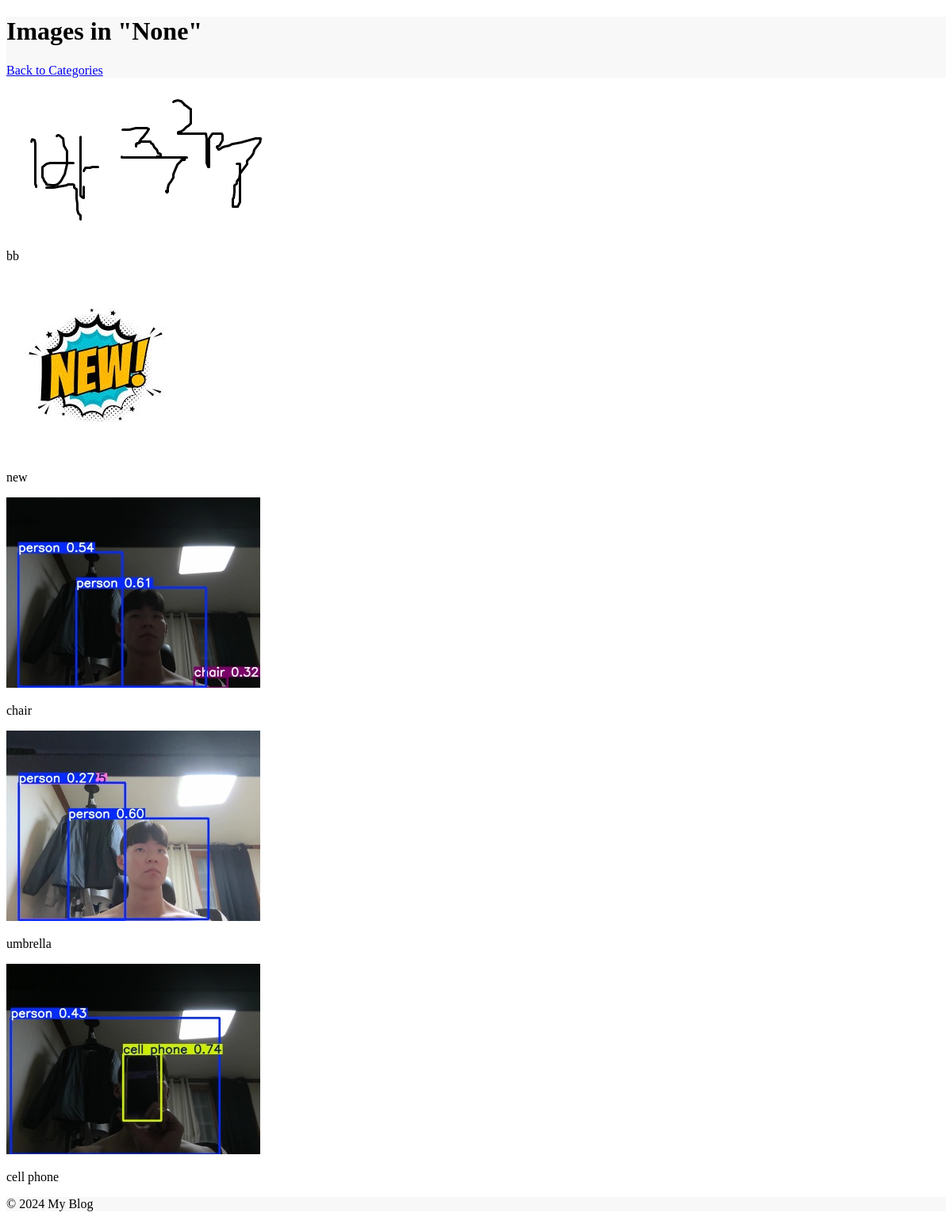
/filter/, run on the app's committed database.
### blog/models.py (models this page shows, shortened)
class Post(models.Model):
    author = models.ForeignKey(settings.AUTH_USER_MODEL, on_delete=models.CASCADE, null=True, blank=True)
    title = models.CharField(max_length=200)
    text = models.TextField()
    created_date = models.DateTimeField(default=timezone.now)
    published_date = models.DateTimeField(blank=True, null=True)
    image = models.ImageField(upload_to='blog_image/%Y/%m/%d/', default='blog_image/default_error.png')
    is_favorited = models.BooleanField(default=False)  # 즐겨찾기 필드 추가
    tags = models.JSONField(blank=True, default=list)  # JSONField로 태그 저장

### blog/views.py (the view)
# urls.py: path('filter/', views.filtered_images, name='filtered_images'),  # 필터링된 이미지 뷰 추가
def filtered_images(request):
    category = request.GET.get('category')  # URL의 GET 파라미터에서 'category' 값을 가져옵니다.
    if category:  # 카테고리 값이 존재할 때만 필터링
        images = Post.objects.filter(tags__icontains=category)
    else:  # 카테고리 값이 없으면 전체 이미지 반환
        images = Post.objects.all()
    return render(request, 'blog/filtered_images.html', {'category': category, 'images': images})

### blog/templates/blog/filtered_images.html (shortened to what this page needs)
<!DOCTYPE html>
<html lang="en">
<head>
    {% load static %}
    <link rel="stylesheet" href="{% static 'css/styles.css' %}">
</head>
<body class="{% if request.COOKIES.dark_mode == 'true' %}dark-mode{% endif %}">
    <header class="{% if request.COOKIES.dark_mode == 'true' %}dark-mode{% endif %}">
        <h1>Images in "{{ category }}"</h1>
        <nav>
            <a href="{% url 'category_list' %}">Back to Categories</a>
        </nav>
    </header>
    <div class="content">
        <div class="image-list">
            {% for image in images %}
                <div class="image-item">
                    <img src="{{ image.image.url }}" alt="{{ image.title }}">
                    <p>{{ image.title }}</p>
                </div>
            {% empty %}
                <p>No images found in this category.</p>
            {% endfor %}
        </div>
    </div>
    <footer class="{% if request.COOKIES.dark_mode == 'true' %}dark-mode{% endif %}">
        <p>&copy; 2024 My Blog</p>
    </footer>
</body>
</html>

### blog/static/css/styles.css (style rules this page uses)
body { background-color: #ffffff; color: #000000; }
header, footer { background-color: #f8f8f8; color: #000000; }

### data on the page
Post: image (picture), title "bb"
Post: image (picture), title "new"
Post: image (picture), title "chair"
Post: image (picture), title "umbrella"
Post: image (picture), title "cell phone"

### other printed values
{{ category }} "None"
